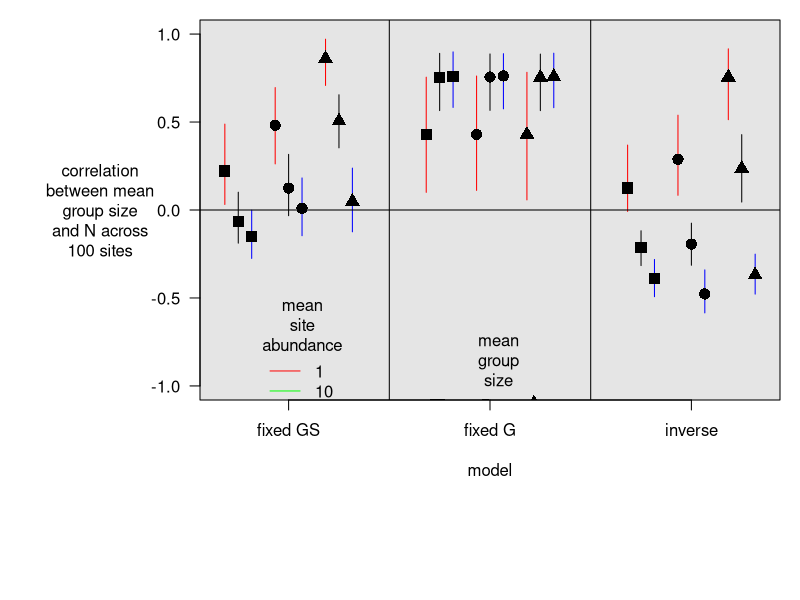

Recreate this plot in R.
# functions and plotting to demosntrate relationships between group size and density under several simulated populaiton sizes



#Compare populations of 1 10 and 100 individuals
#Group sizes of mean of 1, 2 and 10 individuals
# compare model 1:constant gs, G must increase with N, 2: constat G, gs must increas with N, 3: inverse effects of site covaraiate on N (positive) and gs (negative)
rm(list=ls())
set.seed(1234567)
# set mean abundance 

# function for extraxting glm coefficent for effect of N on group size
GS_N_correlation<-function(mean.lam=1, # mean site abundance
                           beta1=0.5, # effects of spatial covariate ('habitat') on log mean abundance
                           nsites=100, # number of spatial replicates
                           sizeN=5, # dispersion parameter in negative binomial abundance
                           gamma0=log(1), # log mean group size (-1)
                           gamma1=0, # effect of spatial covariate ('habitat') on log mean group size 
                           mu_G=NA) # fixed mean group abundance (ignores group size model) 
  {
  habitat<-rnorm(nsites)
  beta0<-log(mean.lam)
  lambda<-exp(beta0 + beta1*habitat)
  N<-rnbinom(nsites,size=sizeN, mu=lambda)
  
  if(is.na(mu_G)){
    mu_GS_tr<-exp(gamma0 + gamma1*habitat)
    G<-apply(cbind(N,rpois(nsites, N/(mu_GS_tr))+1),1,min) 
  }else{
    G<-apply(cbind(N,rpois(nsites, mu_G)+1),1,min)
  }
  real_mu_site_GS<-N[N!=0]/G[N!=0]
  mean_real_mu_site_GS<-mean(real_mu_site_GS,na.rm=T)
  #coef(glm(real_mu_site_GS~N[N!=0],family="quasipoisson"))[2]
  GS_N_cor<-(cor(real_mu_site_GS,N[N!=0]))
  data<-list(GS_N_cor=GS_N_cor,G=G,N=N, sitemean_GS=real_mu_site_GS,meanGS=mean_real_mu_site_GS,meanG=mean(G[N!=0],na.rm=T))
}

mydata<-GS_N_correlation()

nsims<-1000
GS_N_cor_arr<-array(NA,dim=c(nsims,3,3,3))
GS_N_meanG_arr<-array(NA,dim=c(nsims,3,3,3))
testlam<-c(1,10,100) # mean individual abundances to evaluate
testmuGS<-log(c(1,2,10)) # mean group sizes -1  to evaluate
testmodel<-c(1,2,3) # number of model formulations to test
testG<-c(NA,5,NA) # evaluate fixed mean G (mean Group Abundance) or G allowed to vary (NULL)?
testgamma1<-c(0,0,-0.5) # evaluate an inverse effect of spatial covarate in group size

for (i in 1:nsims){
  for(n in 1:length(testlam)){
    for(gs in 1:length(testmuGS)){
      for(m in 1:length(testmodel)){
        GS_N_cor_arr[i,n,gs,m]<-GS_N_correlation(mean.lam=testlam[n],nsites=100,gamma0=testmuGS[gs],mu_G=testG[m],gamma1=testgamma1[m])[[1]]
        GS_N_meanG_arr[i,n,gs,m]<-GS_N_correlation(mean.lam=testlam[n],nsites=100,gamma0=testmuGS[gs],mu_G=testG[m],gamma1=testgamma1[m])[[6]]
      }
    }
  }
}
# result is an array where the rows are sims, the columns are abundances, the matrices are first mean group sizes, then models


# now plot
# negative correlation is betwewn GS and N is highly unlikely
dev.off()
par(mar=c(10,10,1,1))
plot(c(4,20),c(-1,1),type="n",xlab="model",xaxt="n",yaxt="n",ylab="")
rect(par("usr")[1],par("usr")[3],par("usr")[2],par("usr")[4],col = "grey90")
for(m in 1:length(testmodel)){
  for(n in 1:length(testlam)){
    curcol<-c("red","black","blue")[n]
    for(gs in 1:length(testmuGS)){
      curpt<-c(15,16,17)[gs]
      x<-c(-.4,0,.4)[n]+c(-1.5,0,1.5)[gs]+(m*6)
      nna<-sum(is.na(GS_N_cor_arr[1:nsims,n,gs,m]))
      segments(x,sort(GS_N_cor_arr[1:nsims,n,gs,m])[floor(0.025*(nsims-nna))],x,sort(GS_N_cor_arr[1:nsims,n,gs,m])[floor(0.975*(nsims-nna))],col=curcol,lwd=1)
      points(x,mean(GS_N_cor_arr[1:nsims,n,gs,m],na.rm=T),col="black",cex=1.5,pch=curpt,bg='white')
    }
  }
}
legend(5,-0.5,legend=c("1","10","100"),lwd=1,lty=1,col=c("red","green","blue"),title="mean\nsite\nabundance",bty="n")
legend(10,-.7,legend=c("1","2","10"),pt.cex=2,pch=c(15,16,17),title="mean\ngroup\nsize",bty="n",ncol=3)
axis(1,at=c(6,12,18),labels=c("fixed GS","fixed G","inverse"))
axis(2,at=c(-1,-0.5,0,0.5,1),las=1)
mtext("correlation\nbetween mean\ngroup size\nand N across\n100 sites",2,las=1,5,adj=0.5)
abline(a=0,b=0)
abline(v=c(9,15))



